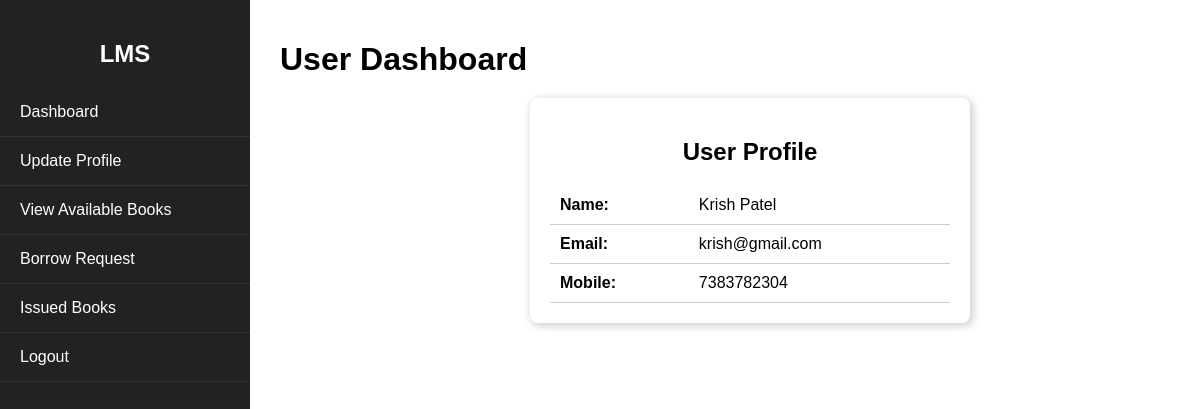
/pages/user_dashboard.php (signed in), run on the app's committed database.
### tables this page shows
CREATE TABLE `users` (
  `user_id` int(11) NOT NULL,
  `name` varchar(100) NOT NULL,
  `email` varchar(100) NOT NULL,
  `mobile` varchar(10) NOT NULL,
  `password` varchar(255) NOT NULL,
  `created_at` timestamp NOT NULL DEFAULT current_timestamp()
);

### pages/user_dashboard.php (the view, shortened to what this page needs)
<?php
include "../includes/db.php";
$user_id = $_SESSION['user_id'];
$query = "SELECT name, email, mobile FROM users WHERE user_id = '$user_id'";
$result = mysqli_query($conn, $query);
$user = mysqli_fetch_assoc($result);
?>
<!DOCTYPE html>
<html lang="en">
<head>
    <link rel="stylesheet" href="../assets/css/dashboard.css">
</head>
<body>
<div class="container">
    <aside class="sidebar">
        <h2>LMS</h2>
        <ul>
            <li><a href="user_dashboard.php">Dashboard</a></li>
            <li><a href="profile.php">Update Profile</a></li>
            <li><a href="view_books.php">View Available Books</a></li>
            <li><a href="borrow_request.php">Borrow Request</a></li>
            <li><a href="issued_books.php">Issued Books</a></li>
            <li><a href="logout.php">Logout</a></li>
        </ul>
    </aside>
    <main class="main-content">
        <h1>User Dashboard</h1>
        <section class="profile-section">
            <h2>User Profile</h2>
            <table>
                <tr>
                    <td><strong>Name:</strong></td>
                    <td><?php echo htmlspecialchars($user['name']); ?></td>
                </tr>
                <tr>
                    <td><strong>Email:</strong></td>
                    <td><?php echo htmlspecialchars($user['email']); ?></td>
                </tr>
                <tr>
                    <td><strong>Mobile:</strong></td>
                    <td><?php echo htmlspecialchars($user['mobile']); ?></td>
                </tr>
            </table>
        </section>
    </main>
</div>
</body>
</html>

### assets/css/dashboard.css (style rules this page uses)
body { font-family: Arial, sans-serif; margin: 0; padding: 0; }
.container { display: flex; }
.sidebar { width: 250px; background: #222; color: white; height: 100vh; padding-top: 20px; position: fixed; left: 0; top: 0; overflow-y: auto; }
.sidebar h2 { text-align: center; margin-bottom: 20px; }
.sidebar ul { list-style: none; padding: 0; }
.sidebar ul li { padding: 15px 20px; border-bottom: 1px solid #333; }
.sidebar ul li a { color: white; text-decoration: none; display: block; }
.main-content { margin-left: 260px; padding: 20px; width: calc(100% - 260px); background: white; }

### pages/user_dashboard.php (style rules this page uses)
.main-content { flex-grow: 1; padding: 20px; background: white; }
h1 { margin-bottom: 20px; }
h2 { text-align:center; }
.profile-section { width: 400px; background: white; padding: 20px; border-radius: 8px; box-shadow: 2px 2px 7px 2px hsl(0deg 0% 0% / 16%); margin-left: 250px; }
.profile-section table { width: 100%; border-collapse: collapse; }
.profile-section table td { padding: 10px; border-bottom: 1px solid #ccc; }
.profile-section table td:first-child { font-weight: bold; }

### data on the page
users: name "Krish Patel", email "krish@gmail.com", mobile "7383782304"
